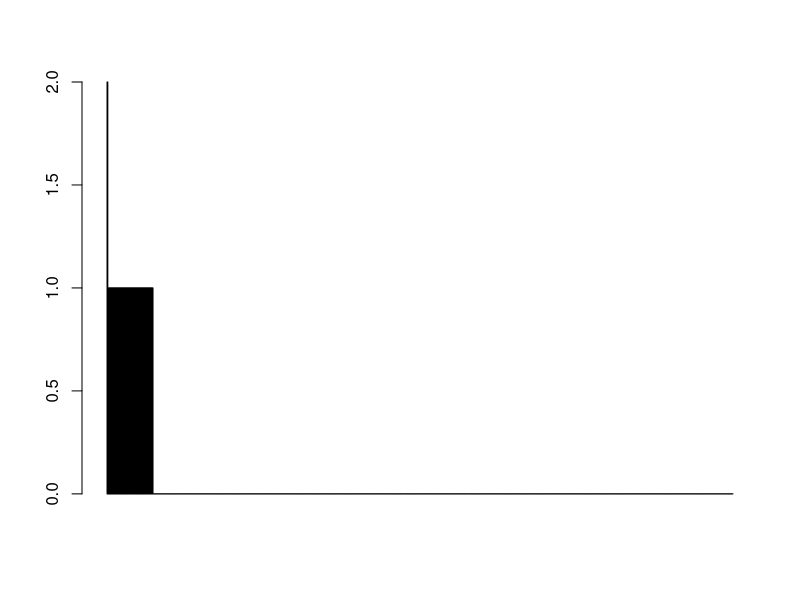

Reproduce this figure in R. (Note: this script raises an error after producing the figure.)
data("cars")

cars

names(cars)

length(cars)
class(cars$speed)

length(cars$speed)
unique(cars$speed)

sort(table(cars), decreasing = TRUE)
View(sort(table(cars), decreasing = TRUE))
barplot(sort(table(cars), decreasing = TRUE))

cars %>%
  select(speed) %>%
  count(speed) %>%
  arrange(desc(n)) %>%
  View()

# Missing Values:
cars[ , "speed"]
cars[is.na(cars$speed)]
View(cars[is.na(cars$speed)])

class(cars$speed)
summary(cars$speed)
boxplot(cars$speed)
View(hist(cars$speed))
